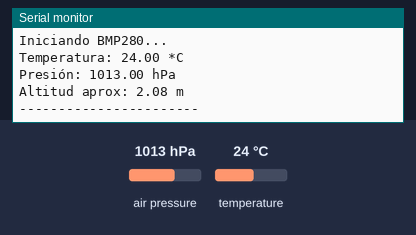
The program below on a simulated ESP32. Parts: the last lines printed to the serial monitor. Inputs (shaded band) come from the test bench; at power-on: air pressure 1013 hPa, temperature 24 °C.

Above: at 1.2 s.
1.3 s: air pressure set to 952 hPa
At 2.6 s:
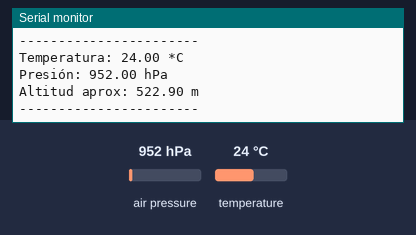
2.8 s: temperature set to 12 °C
4.3 s: air pressure set to 975 hPa
At 7.4 s:
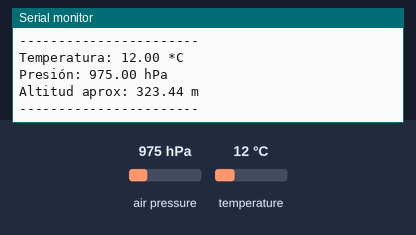
Timing chart, 0 to 8.9 s (numbered marks = the images above; inputs shaded):
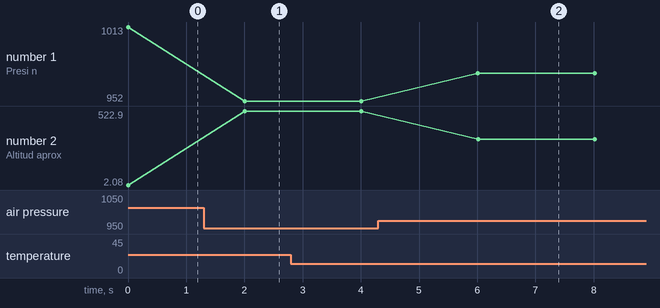

Measured:
- after the input at 1.3 s, the serial monitor: prints a new line after 0.71 s (image 1)
- after the input at 4.3 s, the serial monitor: prints a new line after 1.7 s (image 2)
- plotted number 1: 1013 → 952 after the input at 1.3 s, 952 → 975 after the input at 4.3 s
- plotted number 2: 2.08 → 522.9 after the input at 1.3 s, 522.9 → 323.44 after the input at 4.3 s

The program:

main.cpp
```cpp
#include <Arduino.h>
#include <Wire.h>
#include <Adafruit_BMP280.h>

/***********CONEXION*********/
/*
Sensor    ESP32   	Descripción
VCC       3.3V      VCC Alimentación
GND       GND       GND Tierra
SCL       GPIO 22   SCL Reloj I2C
SDA       GPIO 21   SDA Datos I2C
*/

/***********PLATFORMIO.INI*********/
/*
[env:esp32dev]
platform = espressif32
board = esp32dev
framework = arduino
monitor_speed = 115200
lib_deps =
    adafruit/Adafruit BMP280 Library @ ^2.6.8
    adafruit/Adafruit Unified Sensor @ ^1.1.14

*/

Adafruit_BMP280 bmp; // Objeto para el sensor

void setup() {
  Serial.begin(115200);
  Serial.println("Iniciando BMP280...");

  // Dirección I2C común: 0x76 o 0x77
  if (!bmp.begin(0x76)) {
    Serial.println("No se encontró un sensor BMP280 válido. ¡Revisa el cableado!");
    while (1);
  }

  /* Configuración opcional para mayor precisión */
  bmp.setSampling(Adafruit_BMP280::MODE_NORMAL,
                  Adafruit_BMP280::SAMPLING_X2,
                  Adafruit_BMP280::SAMPLING_X16,
                  Adafruit_BMP280::FILTER_X16,
                  Adafruit_BMP280::STANDBY_MS_500);
}

void loop() {
    Serial.print(F("Temperatura: "));
    Serial.print(bmp.readTemperature());
    Serial.println(" *C");

    Serial.print(F("Presión: "));
    Serial.print(bmp.readPressure() / 100); // Convertir a hPa
    Serial.println(" hPa");

    Serial.print(F("Altitud aprox: "));
    Serial.print(bmp.readAltitude(1013.25)); // Ajustar según presión local al nivel del mar
    Serial.println(" m");

    Serial.println("-----------------------");
    delay(2000);
}
```
